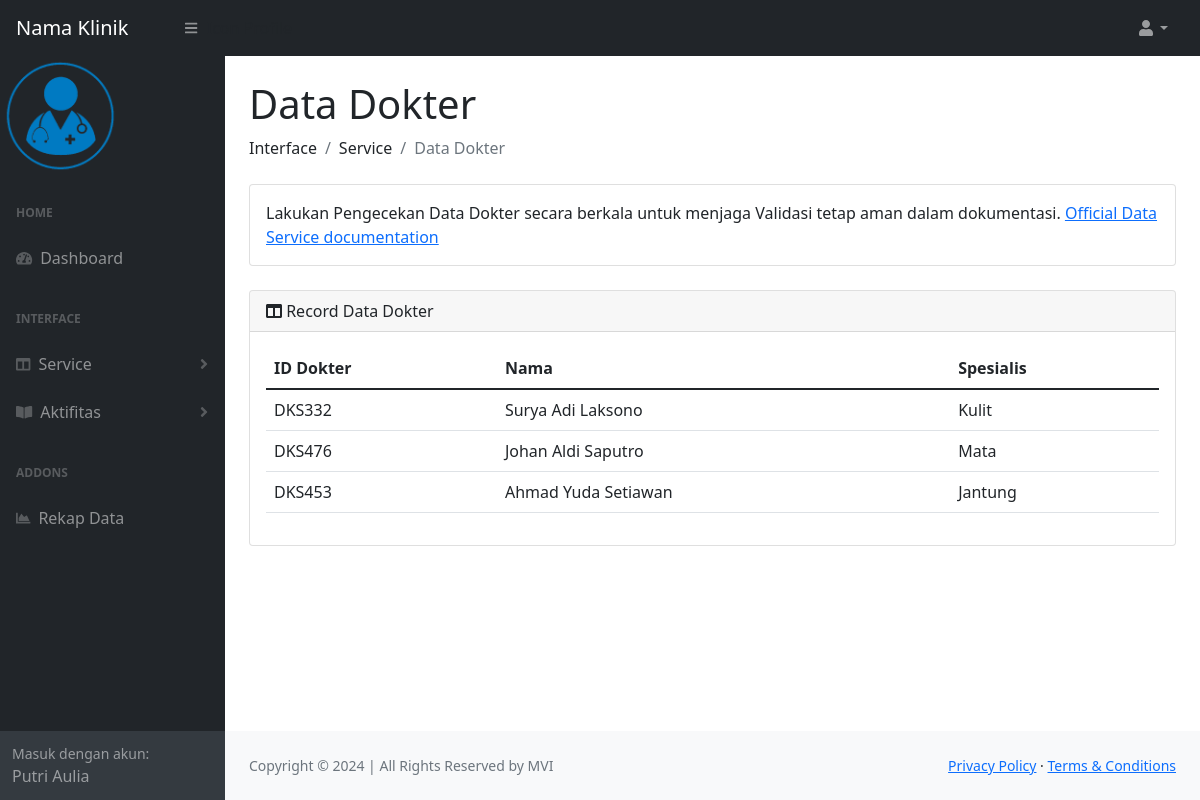
/halaman/dokter.php (signed in), run on the app's committed database.
### tables this page shows
CREATE TABLE `dokter` (
  `id` int(11) NOT NULL AUTO_INCREMENT,
  `id_dokter` varchar(100) NOT NULL,
  `nama` varchar(100) NOT NULL,
  `spesialis` varchar(100) NOT NULL,
  PRIMARY KEY (`id`),
  UNIQUE KEY `id_dokter` (`id_dokter`)
);

### halaman/dokter.php (the view, shortened to what this page needs)
<?php
include "../include/functions.php";
?>
<!DOCTYPE html>
<html lang="en">
    <?php
    include '../include/header.php';
    ?>
    <body class="sb-nav-fixed">
        <?php
        include '../include/navbar.php';
        ?>
        <div id="layoutSidenav">
            <div id="layoutSidenav_nav">
                <?php
                include '../include/navside.php';
                ?>
            </div>
            <div id="layoutSidenav_content">
                <main>
                    <div class="container-fluid px-4">
                        <h1 class="mt-4">Data Dokter</h1>
                        <ol class="breadcrumb mb-4">
                            <li class="breadcrumb-item"><a style="text-decoration:none; color: inherit" href="#">Interface</a></li>
                            <li class="breadcrumb-item"><a style="text-decoration:none; color: inherit" href="#">Service</a></li>
                            <li class="breadcrumb-item active">Data Dokter</li>
                        </ol>
                        <div class="card mb-4">
                            <div class="card-body">
                                Lakukan Pengecekan Data Dokter secara berkala untuk menjaga Validasi tetap aman dalam dokumentasi.
                                <a target="_blank" href="#">Official Data Service documentation</a>
                            </div>
                        </div>
                        <div class="card mb-4">
                            <div class="card-header">
                                <i class="fas fa-columns"></i>
                                Record Data Dokter
                            </div>
                            <div class="card-body">
                                <table class="table" method="GET" id="datatablesSimple">
                                <thead>
                                    <th>ID Dokter</th>
                                    <th>Nama</th>
                                    <th>Spesialis</th>
                                </thead>
                                <tbody>
                                <?php
                                    $sql = "SELECT * FROM dokter ORDER BY ID DESC";
                                    $query = $conn->query($sql);
                                    while($row = $query->fetch_assoc()){
                                    echo "
                                        <tr>
                                        <td>".$row['id_dokter']."</td>
                                        <td>".$row['nama']."</td>
                                        <td>".$row['spesialis']."</td>
                                        ";
                                    echo "</tr>";
                                    }
                                ?>
                                </tbody>
                                </table>
                            </div>
                        </div>
                    </div>
                </main>
                <?php
                include '../include/footer.php';
                ?>
            </div>
        </div>
    </body>
</html>

### data on the page
dokter: id_dokter "DKS332", nama "Surya Adi Laksono", spesialis "Kulit"
dokter: id_dokter "DKS476", nama "Johan Aldi Saputro", spesialis "Mata"
dokter: id_dokter "DKS453", nama "Ahmad Yuda Setiawan", spesialis "Jantung"

### other printed values
$_SESSION['nama'] "Putri Aulia"
